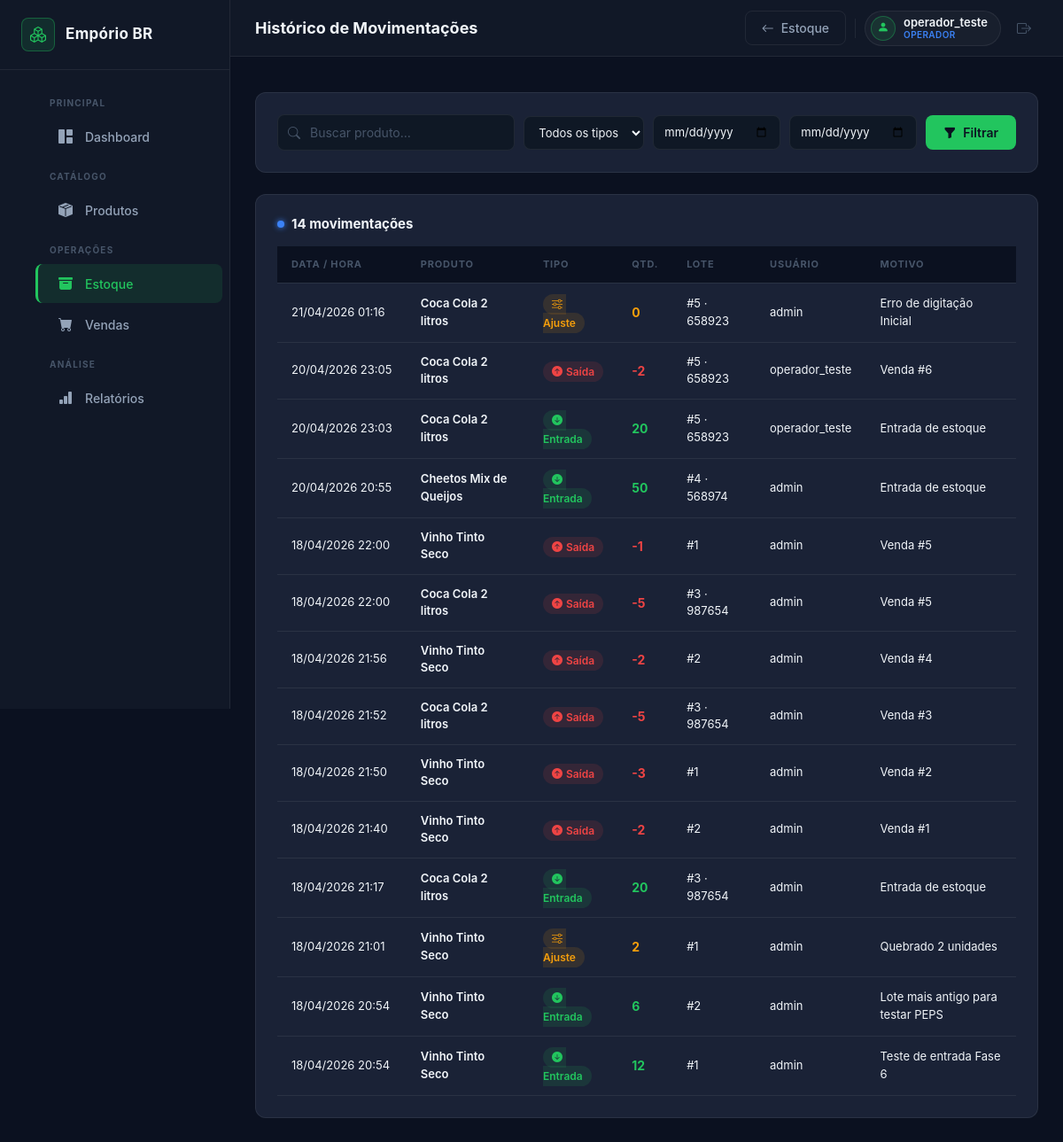
The app's page /movimentacoes (signed in) with its own data.
### app/models/models.py (models this page shows, shortened)
class Usuario(UserMixin, db.Model):
    __tablename__ = 'usuarios'
    id = db.Column(db.Integer, primary_key=True)
    nome = db.Column(db.String(100), nullable=False)
    senha_hash = db.Column(db.String(255), nullable=False)
    perfil = db.Column(db.String(20), nullable=False, default='operador')  # 'admin' ou 'operador'
    ativo = db.Column(db.Boolean, default=True)
    movimentacoes = db.relationship('Movimentacao', backref='usuario', lazy='dynamic')
    vendas = db.relationship('Venda', backref='usuario', lazy='dynamic')
    @property
    def is_admin(self):
        return self.perfil == 'admin'

class Movimentacao(db.Model):
    __tablename__ = 'movimentacoes'
    id = db.Column(db.Integer, primary_key=True)
    produto_id = db.Column(db.Integer, db.ForeignKey('produtos.id'), nullable=False)
    lote_id = db.Column(db.Integer, db.ForeignKey('lotes.id'))
    tipo = db.Column(db.String(20), nullable=False)  # 'entrada', 'saida', 'ajuste'
    quantidade = db.Column(db.Integer, nullable=False)
    data = db.Column(db.DateTime, default=lambda: datetime.now(timezone.utc))
    usuario_id = db.Column(db.Integer, db.ForeignKey('usuarios.id'), nullable=False)
    motivo = db.Column(db.String(200))

class Produto(db.Model):
    __tablename__ = 'produtos'
    id = db.Column(db.Integer, primary_key=True)
    nome = db.Column(db.String(150), nullable=False)
    categoria_id = db.Column(db.Integer, db.ForeignKey('categorias.id'), nullable=False)
    fabricante = db.Column(db.String(100))
    volume = db.Column(db.String(30))
    peso = db.Column(db.String(30))
    codigo_barras = db.Column(db.String(50), unique=True)
    margem_lucro = db.Column(db.Float, nullable=False, default=30.0)
    preco_custo = db.Column(db.Float, nullable=False, default=0.0)
    preco_venda = db.Column(db.Float, nullable=False, default=0.0)
    estoque_minimo = db.Column(db.Integer, nullable=False, default=5)
    estoque_maximo = db.Column(db.Integer, nullable=False, default=100)
    ativo = db.Column(db.Boolean, default=True)
    lotes = db.relationship('Lote', backref='produto', lazy='dynamic')
    movimentacoes = db.relationship('Movimentacao', backref='produto', lazy='dynamic')

class Lote(db.Model):
    __tablename__ = 'lotes'
    id = db.Column(db.Integer, primary_key=True)
    produto_id = db.Column(db.Integer, db.ForeignKey('produtos.id'), nullable=False)
    numero_lote = db.Column(db.String(60))
    quantidade = db.Column(db.Integer, nullable=False, default=0)
    data_validade = db.Column(db.Date)
    data_entrada = db.Column(db.DateTime, default=lambda: datetime.now(timezone.utc))
    itens_venda = db.relationship('ItemVenda', backref='lote', lazy='dynamic')
    movimentacoes = db.relationship('Movimentacao', backref='lote', lazy='dynamic')

### app/routes/estoque.py (the view, shortened to what this page needs)
@estoque_bp.route('/movimentacoes')
@login_required
def movimentacoes():
    busca = request.args.get('q', '').strip()
    tipo = request.args.get('tipo', '')
    data_ini = request.args.get('data_ini', '')
    data_fim = request.args.get('data_fim', '')
    pagina = request.args.get('pagina', 1, type=int)
    query = (
        Movimentacao.query
        .join(Produto, Movimentacao.produto_id == Produto.id)
        .order_by(Movimentacao.data.desc())
    )
    if busca:
        query = query.filter(Produto.nome.ilike(f'%{busca}%'))
    if tipo:
        query = query.filter(Movimentacao.tipo == tipo)
    paginacao = query.paginate(page=pagina, per_page=POR_PAGINA, error_out=False)
    return render_template(
        'estoque/movimentacoes.html',
        paginacao=paginacao,
        busca=busca,
        tipo=tipo,
        data_ini=data_ini,
        data_fim=data_fim,
    )

### app/models/models.py (called while the page is built)
@login_manager.user_loader
def load_user(user_id):
    return Usuario.query.get(int(user_id))

### app/templates/estoque/movimentacoes.html (shortened to what this page needs)
{% extends 'base.html' %}
{% block page_title %}Histórico de Movimentações{% endblock %}
{% block topbar_actions %}
  <a href="{{ url_for('estoque.visao_geral') }}" class="btn-outline">
    <i class="bi bi-arrow-left"></i> Estoque
  </a>
{% endblock %}
{% block content %}
<div class="card-dark mb-4">
  <form method="GET" action="{{ url_for('estoque.movimentacoes') }}" class="filter-row flex-wrap">
    <div class="filter-input">
      <input type="text" name="q" value="{{ busca }}"
             placeholder="Buscar produto..." class="filter-control">
    </div>
    <select name="tipo" class="filter-select">
      <option value="">Todos os tipos</option>
    </select>
    <input type="date" name="data_ini" value="{{ data_ini }}"
           class="filter-select" title="Data inicial">
    <input type="date" name="data_fim" value="{{ data_fim }}"
           class="filter-select" title="Data final">
    <button type="submit" class="btn-accent">
      <i class="bi bi-funnel-fill"></i> Filtrar
    </button>
  </form>
</div>
<div class="card-dark">
  <div class="section-header mb-3">
    <div class="section-title-group">
      <span class="section-dot dot-blue"></span>
      <h5 class="section-title">{{ paginacao.total }} movimentaç{{ 'ão' if paginacao.total == 1 else 'ões' }}</h5>
    </div>
  </div>
  {% if paginacao.items %}
    <div class="table-scroll">
      <table class="table-dark-custom">
        <thead>
          <tr>
            <th>Data / Hora</th>
            <th>Produto</th>
            <th>Tipo</th>
            <th>Qtd.</th>
            <th>Lote</th>
            <th>Usuário</th>
            <th>Motivo</th>
          </tr>
        </thead>
        <tbody>
          {% for m in paginacao.items %}
          <tr>
            <td class="text-muted-col nowrap">
              {{ m.data.strftime('%d/%m/%Y %H:%M') if m.data else '—' }}
            </td>
            <td>
              <span class="product-name">{{ m.produto.nome }}</span>
            </td>
            <td>
              {% if m.tipo == 'entrada' %}
                <span class="badge-green"><i class="bi bi-arrow-down-circle-fill me-1"></i>Entrada</span>
              {% elif m.tipo == 'saida' %}
                <span class="badge-red"><i class="bi bi-arrow-up-circle-fill me-1"></i>Saída</span>
              {% else %}
                <span class="badge-yellow"><i class="bi bi-sliders me-1"></i>Ajuste</span>
              {% endif %}
            </td>
            <td>
              <strong class="{% if m.tipo == 'saida' %}value-danger{% elif m.tipo == 'entrada' %}value-ok{% else %}value-warning{% endif %}">
                {% if m.tipo == 'saida' %}-{% elif m.quantidade > 0 and m.tipo == 'ajuste' %}+{% endif %}{{ m.quantidade | abs }}
              </strong>
            </td>
            <td class="text-muted-col">
              {% if m.lote %}
                #{{ m.lote_id }}{% if m.lote.numero_lote %} · {{ m.lote.numero_lote }}{% endif %}
              {% else %}—{% endif %}
            </td>
            <td class="text-muted-col">{{ m.usuario.nome }}</td>
            <td class="text-muted-col">{{ m.motivo or '—' }}</td>
          </tr>
          {% endfor %}
        </tbody>
      </table>
    </div>
  {% else %}
    <div class="empty-state">
      <i class="bi bi-clock-history empty-icon-green"></i>
      <p>Nenhuma movimentação encontrada com os filtros aplicados.</p>
    </div>
  {% endif %}
</div>
{% endblock %}

### app/templates/base.html (shortened to what this page needs)
<!DOCTYPE html>
<html lang="pt-BR">
<head>
  <link href="https://cdn.jsdelivr.net/npm/bootstrap@5.3.3/dist/css/bootstrap.min.css" rel="stylesheet">
  <link href="https://cdn.jsdelivr.net/npm/bootstrap-icons@1.11.3/font/bootstrap-icons.min.css" rel="stylesheet">
  <link href="{{ url_for('static', filename='css/styles.css') }}" rel="stylesheet">
</head>
<body>
<div class="layout-wrapper">
  <aside class="sidebar" id="sidebar">
    <div class="sidebar-brand">
      <span class="brand-icon"><i class="bi bi-boxes"></i></span>
      <span class="brand-name">Empório BR</span>
    </div>
    <nav class="sidebar-nav">
      <ul>
        <li class="nav-label">Principal</li>
        <li>
          <a href="{{ url_for('main.dashboard') }}"
             class="{{ 'active' if request.endpoint == 'main.dashboard' }}">
            <i class="bi bi-grid-1x2-fill"></i>
            <span>Dashboard</span>
          </a>
        </li>
        <li class="nav-label">Catálogo</li>
        <li>
          <a href="{{ url_for('produtos.lista_produtos') }}"
             class="{{ 'active' if request.endpoint and request.endpoint.startswith('produtos.') }}">
            <i class="bi bi-box-seam-fill"></i>
            <span>Produtos</span>
          </a>
        </li>
        <li class="nav-label">Operações</li>
        <li>
          <a href="{{ url_for('estoque.visao_geral') }}"
             class="{{ 'active' if request.endpoint and request.endpoint.startswith('estoque.') }}">
            <i class="bi bi-archive-fill"></i>
            <span>Estoque</span>
          </a>
        </li>
        <li>
          <a href="{{ url_for('vendas.nova_venda') }}"
             class="{{ 'active' if request.endpoint and request.endpoint.startswith('vendas.') }}">
            <i class="bi bi-cart-fill"></i>
            <span>Vendas</span>
          </a>
        </li>
        <li class="nav-label">Análise</li>
        <li>
          <a href="{{ url_for('relatorios.relatorio_estoque') }}"
             class="{{ 'active' if request.endpoint and request.endpoint.startswith('relatorios.') }}">
            <i class="bi bi-bar-chart-fill"></i>
            <span>Relatórios</span>
          </a>
        </li>
      </ul>
    </nav>
  </aside>
  <div class="main-content">
    <header class="topbar">
      <h1 class="page-title">{% block page_title %}{% endblock %}</h1>
      <div class="topbar-right">
        {% block topbar_actions %}{% endblock %}
        <div class="topbar-user">
          <div class="topbar-avatar"><i class="bi bi-person-fill"></i></div>
          <div class="topbar-user-info">
            <span class="topbar-user-name">{{ current_user.nome }}</span>
            <span class="topbar-user-role" style="{{ '' if current_user.is_admin else 'color:var(--info);' }}">
              {{ 'Admin' if current_user.is_admin else 'Operador' }}
            </span>
          </div>
        </div>
        <a href="{{ url_for('auth.logout') }}" class="btn-logout" title="Sair">
          <i class="bi bi-box-arrow-right"></i>
        </a>
      </div>
    </header>
    <div class="flash-container">
    </div>
    <main class="page-body">
      {% block content %}{% endblock %}
    </main>
  </div>
</div>
</body>
</html>

### records on screen
Usuario: nome "operador_teste", perfil "OPERADOR"
Movimentacao: data "21/04/2026 01:16", produto.nome "Coca Cola 2 litros", tipo "ajuste" (drawn), quantidade|abs "0", lote_id "5", lote.numero_lote "658923", usuario.nome "admin", motivo "Erro de digitação Inicial"
Movimentacao: data "20/04/2026 23:05", produto.nome "Coca Cola 2 litros", tipo "saida" (drawn), quantidade|abs "2", lote_id "5", lote.numero_lote "658923", usuario.nome "operador_teste", motivo "Venda #6"
Movimentacao: data "20/04/2026 23:03", produto.nome "Coca Cola 2 litros", tipo "entrada" (drawn), quantidade|abs "20", lote_id "5", lote.numero_lote "658923", usuario.nome "operador_teste", motivo "Entrada de estoque"
Movimentacao: data "20/04/2026 20:55", produto.nome "Cheetos Mix de Queijos", tipo "entrada" (drawn), quantidade|abs "50", lote_id "4", lote.numero_lote "568974", usuario.nome "admin", motivo "Entrada de estoque"
Movimentacao: data "18/04/2026 22:00", produto.nome "Vinho Tinto Seco", tipo "saida" (drawn), quantidade|abs "1", lote_id "1", usuario.nome "admin", motivo "Venda #5"
Movimentacao: data "18/04/2026 22:00", produto.nome "Coca Cola 2 litros", tipo "saida" (drawn), quantidade|abs "5", lote_id "3", lote.numero_lote "987654", usuario.nome "admin", motivo "Venda #5"
Movimentacao: data "18/04/2026 21:56", produto.nome "Vinho Tinto Seco", tipo "saida" (drawn), quantidade|abs "2", lote_id "2", usuario.nome "admin", motivo "Venda #4"
Movimentacao: data "18/04/2026 21:52", produto.nome "Coca Cola 2 litros", tipo "saida" (drawn), quantidade|abs "5", lote_id "3", lote.numero_lote "987654", usuario.nome "admin", motivo "Venda #3"
Movimentacao: data "18/04/2026 21:50", produto.nome "Vinho Tinto Seco", tipo "saida" (drawn), quantidade|abs "3", lote_id "1", usuario.nome "admin", motivo "Venda #2"
Movimentacao: data "18/04/2026 21:40", produto.nome "Vinho Tinto Seco", tipo "saida" (drawn), quantidade|abs "2", lote_id "2", usuario.nome "admin", motivo "Venda #1"
Movimentacao: data "18/04/2026 21:17", produto.nome "Coca Cola 2 litros", tipo "entrada" (drawn), quantidade|abs "20", lote_id "3", lote.numero_lote "987654", usuario.nome "admin", motivo "Entrada de estoque"
Movimentacao: data "18/04/2026 21:01", produto.nome "Vinho Tinto Seco", tipo "ajuste" (drawn), quantidade|abs "2", lote_id "1", usuario.nome "admin", motivo "Quebrado 2 unidades"
Movimentacao: data "18/04/2026 20:54", produto.nome "Vinho Tinto Seco", tipo "entrada" (drawn), quantidade|abs "6", lote_id "2", usuario.nome "admin", motivo "Lote mais antigo para testar PEPS"
Movimentacao: data "18/04/2026 20:54", produto.nome "Vinho Tinto Seco", tipo "entrada" (drawn), quantidade|abs "12", lote_id "1", usuario.nome "admin", motivo "Teste de entrada Fase 6"

### other values on screen
{{ paginacao.total }} "14"
{{ 'ão' if paginacao.total == 1 else 'ões' }} "ões"
